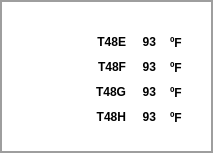
  <widget class="QFrame" name="frAux_2">
   <property name="geometry">
    <rect>
     <x>290</x>
     <y>55</y>
     <width>213</width>
     <height>153</height>
    </rect>
   </property>
   <property name="styleSheet">
    <string notr="true">background-color: rgba(255, 255, 255, 0);
color: rgb(158, 158, 158);
</string>
   </property>
   <property name="frameShape">
    <enum>QFrame::Panel</enum>
   </property>
   <property name="frameShadow">
    <enum>QFrame::Plain</enum>
   </property>
   <property name="lineWidth">
    <number>2</number>
   </property>
   <property name="midLineWidth">
    <number>0</number>
   </property>
   <widget class="QLabel" name="lbTextoT_4">
    <property name="geometry">
     <rect>
      <x>80</x>
      <y>35</y>
      <width>46</width>
      <height>13</height>
     </rect>
    </property>
    <property name="font">
     <font>
      <pointsize>9</pointsize>
      <weight>75</weight>
      <bold>true</bold>
     </font>
    </property>
    <property name="layoutDirection">
     <enum>Qt::LeftToRight</enum>
    </property>
    <property name="styleSheet">
     <string notr="true">background-color: rgba(255, 255, 255, 0);
color: rgb(0, 0, 0);</string>
    </property>
    <property name="text">
     <string>T48E</string>
    </property>
    <property name="alignment">
     <set>Qt::AlignRight|Qt::AlignTrailing|Qt::AlignVCenter</set>
    </property>
   </widget>
   <widget class="QLabel" name="label_11">
    <property name="geometry">
     <rect>
      <x>123</x>
      <y>35</y>
      <width>33</width>
      <height>13</height>
     </rect>
    </property>
    <property name="font">
     <font>
      <pointsize>9</pointsize>
      <weight>75</weight>
      <bold>true</bold>
     </font>
    </property>
    <property name="layoutDirection">
     <enum>Qt::RightToLeft</enum>
    </property>
    <property name="styleSheet">
     <string notr="true">background-color: rgba(255, 255, 255, 0);
color: rgb(0, 0, 0);</string>
    </property>
    <property name="text">
     <string>93</string>
    </property>
    <property name="alignment">
     <set>Qt::AlignRight|Qt::AlignTrailing|Qt::AlignVCenter</set>
    </property>
   </widget>
   <widget class="QLabel" name="label_12">
    <property name="geometry">
     <rect>
      <x>170</x>
      <y>35</y>
      <width>21</width>
      <height>16</height>
     </rect>
    </property>
    <property name="font">
     <font>
      <pointsize>9</pointsize>
      <weight>75</weight>
      <bold>true</bold>
     </font>
    </property>
    <property name="styleSheet">
     <string notr="true">background-color: rgba(255, 255, 255, 0);
color: rgb(0, 0, 0);</string>
    </property>
    <property name="text">
     <string>ºF</string>
    </property>
   </widget>
   <widget class="QLabel" name="lbTextoT_5">
    <property name="geometry">
     <rect>
      <x>80</x>
      <y>60</y>
      <width>46</width>
      <height>13</height>
     </rect>
    </property>
    <property name="font">
     <font>
      <pointsize>9</pointsize>
      <weight>75</weight>
      <bold>true</bold>
     </font>
    </property>
    <property name="layoutDirection">
     <enum>Qt::LeftToRight</enum>
    </property>
    <property name="styleSheet">
     <string notr="true">background-color: rgba(255, 255, 255, 0);
color: rgb(0, 0, 0);</string>
    </property>
    <property name="text">
     <string>T48F</string>
    </property>
    <property name="alignment">
     <set>Qt::AlignRight|Qt::AlignTrailing|Qt::AlignVCenter</set>
    </property>
   </widget>
   <widget class="QLabel" name="label_13">
    <property name="geometry">
     <rect>
      <x>123</x>
      <y>60</y>
      <width>33</width>
      <height>13</height>
     </rect>
    </property>
    <property name="font">
     <font>
      <pointsize>9</pointsize>
      <weight>75</weight>
      <bold>true</bold>
     </font>
    </property>
    <property name="layoutDirection">
     <enum>Qt::RightToLeft</enum>
    </property>
    <property name="styleSheet">
     <string notr="true">background-color: rgba(255, 255, 255, 0);
color: rgb(0, 0, 0);</string>
    </property>
    <property name="text">
     <string>93</string>
    </property>
    <property name="alignment">
     <set>Qt::AlignRight|Qt::AlignTrailing|Qt::AlignVCenter</set>
    </property>
   </widget>
   <widget class="QLabel" name="label_14">
    <property name="geometry">
     <rect>
      <x>170</x>
      <y>60</y>
      <width>21</width>
      <height>16</height>
     </rect>
    </property>
    <property name="font">
     <font>
      <pointsize>9</pointsize>
      <weight>75</weight>
      <bold>true</bold>
     </font>
    </property>
    <property name="styleSheet">
     <string notr="true">background-color: rgba(255, 255, 255, 0);
color: rgb(0, 0, 0);</string>
    </property>
    <property name="text">
     <string>ºF</string>
    </property>
   </widget>
   <widget class="QLabel" name="lbTextoT_6">
    <property name="geometry">
     <rect>
      <x>80</x>
      <y>85</y>
      <width>46</width>
      <height>13</height>
     </rect>
    </property>
    <property name="font">
     <font>
      <pointsize>9</pointsize>
      <weight>75</weight>
      <bold>true</bold>
     </font>
    </property>
    <property name="layoutDirection">
     <enum>Qt::LeftToRight</enum>
    </property>
    <property name="styleSheet">
     <string notr="true">background-color: rgba(255, 255, 255, 0);
color: rgb(0, 0, 0);</string>
    </property>
    <property name="text">
     <string>T48G</string>
    </property>
    <property name="alignment">
     <set>Qt::AlignRight|Qt::AlignTrailing|Qt::AlignVCenter</set>
    </property>
   </widget>
   <widget class="QLabel" name="label_15">
    <property name="geometry">
     <rect>
      <x>170</x>
      <y>85</y>
      <width>21</width>
      <height>16</height>
     </rect>
    </property>
    <property name="font">
     <font>
      <pointsize>9</pointsize>
      <weight>75</weight>
      <bold>true</bold>
     </font>
    </property>
    <property name="styleSheet">
     <string notr="true">background-color: rgba(255, 255, 255, 0);
color: rgb(0, 0, 0);</string>
    </property>
    <property name="text">
     <string>ºF</string>
    </property>
   </widget>
   <widget class="QLabel" name="label_16">
    <property name="geometry">
     <rect>
      <x>123</x>
      <y>85</y>
      <width>33</width>
      <height>13</height>
     </rect>
    </property>
    <property name="font">
     <font>
      <pointsize>9</pointsize>
      <weight>75</weight>
      <bold>true</bold>
     </font>
    </property>
    <property name="layoutDirection">
     <enum>Qt::RightToLeft</enum>
    </property>
    <property name="styleSheet">
     <string notr="true">background-color: rgba(255, 255, 255, 0);
color: rgb(0, 0, 0);</string>
    </property>
    <property name="text">
     <string>93</string>
    </property>
    <property name="alignment">
     <set>Qt::AlignRight|Qt::AlignTrailing|Qt::AlignVCenter</set>
    </property>
   </widget>
   <widget class="QLabel" name="lbTextoT_7">
    <property name="geometry">
     <rect>
      <x>80</x>
      <y>110</y>
      <width>46</width>
      <height>13</height>
     </rect>
    </property>
    <property name="font">
     <font>
      <pointsize>9</pointsize>
      <weight>75</weight>
      <bold>true</bold>
     </font>
    </property>
    <property name="layoutDirection">
     <enum>Qt::LeftToRight</enum>
    </property>
    <property name="styleSheet">
     <string notr="true">background-color: rgba(255, 255, 255, 0);
color: rgb(0, 0, 0);</string>
    </property>
    <property name="text">
     <string>T48H</string>
    </property>
    <property name="alignment">
     <set>Qt::AlignRight|Qt::AlignTrailing|Qt::AlignVCenter</set>
    </property>
   </widget>
   <widget class="QLabel" name="label_17">
    <property name="geometry">
     <rect>
      <x>170</x>
      <y>110</y>
      <width>21</width>
      <height>16</height>
     </rect>
    </property>
    <property name="font">
     <font>
      <pointsize>9</pointsize>
      <weight>75</weight>
      <bold>true</bold>
     </font>
    </property>
    <property name="styleSheet">
     <string notr="true">background-color: rgba(255, 255, 255, 0);
color: rgb(0, 0, 0);</string>
    </property>
    <property name="text">
     <string>ºF</string>
    </property>
   </widget>
   <widget class="QLabel" name="label_18">
    <property name="geometry">
     <rect>
      <x>123</x>
      <y>110</y>
      <width>33</width>
      <height>13</height>
     </rect>
    </property>
    <property name="font">
     <font>
      <pointsize>9</pointsize>
      <weight>75</weight>
      <bold>true</bold>
     </font>
    </property>
    <property name="layoutDirection">
     <enum>Qt::RightToLeft</enum>
    </property>
    <property name="styleSheet">
     <string notr="true">background-color: rgba(255, 255, 255, 0);
color: rgb(0, 0, 0);</string>
    </property>
    <property name="text">
     <string>93</string>
    </property>
    <property name="alignment">
     <set>Qt::AlignRight|Qt::AlignTrailing|Qt::AlignVCenter</set>
    </property>
   </widget>
  </widget>
